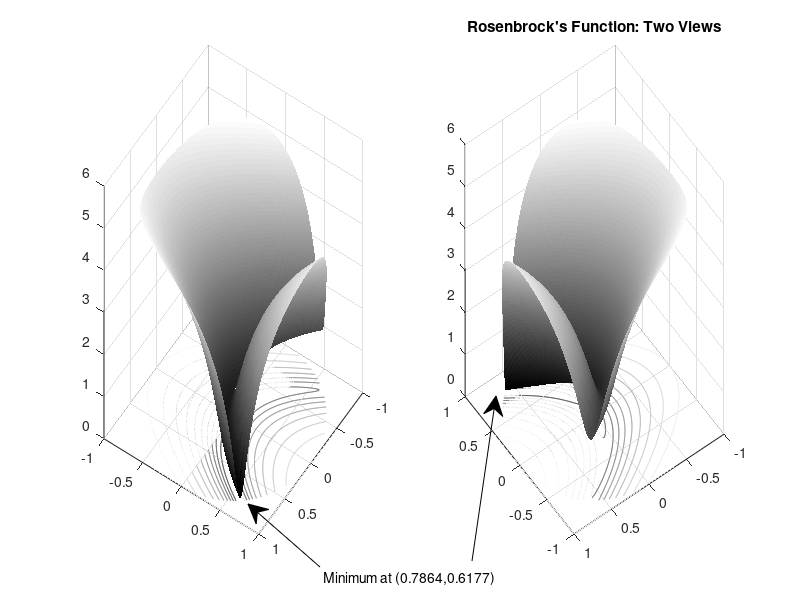

MATLAB code for this plot:
% Define Rosenbrock function
rosenbrock = @(x)100*(x(:,2) - x(:,1).^2).^2 + (1 - x(:,1)).^2; % Vectorized function

% Prepare plot
figure1 = figure('Position',[1 200 600 300]);
colormap('gray');
axis square;
R = 0:.002:1;
TH = 2*pi*(0:.002:1); 
X = R'*cos(TH);
Y = R'*sin(TH); 
Z = log(1 + rosenbrock([X(:),Y(:)]));
Z = reshape(Z,size(X));

% Create subplot
subplot1 = subplot(1,2,1,'Parent',figure1);
view([124 34]);
grid('on');
hold on;

% Create surface
surf(X,Y,Z,'Parent',subplot1,'LineStyle','none');

% Create contour
contour(X,Y,Z,'Parent',subplot1);

% Create subplot
subplot2 = subplot(1,2,2,'Parent',figure1);
view([234 34]);
grid('on');
hold on

% Create surface
surf(X,Y,Z,'Parent',subplot2,'LineStyle','none');

% Create contour
contour(X,Y,Z,'Parent',subplot2);

% Create textarrow
annotation(figure1,'textarrow',[0.4 0.31],...
    [0.055 0.16],...
    'String',{'Minimum at (0.7864,0.6177)'});

% Create arrow
annotation(figure1,'arrow',[0.59 0.62],...
    [0.065 0.34]);

title("Rosenbrock's Function: Two Views")

hold off